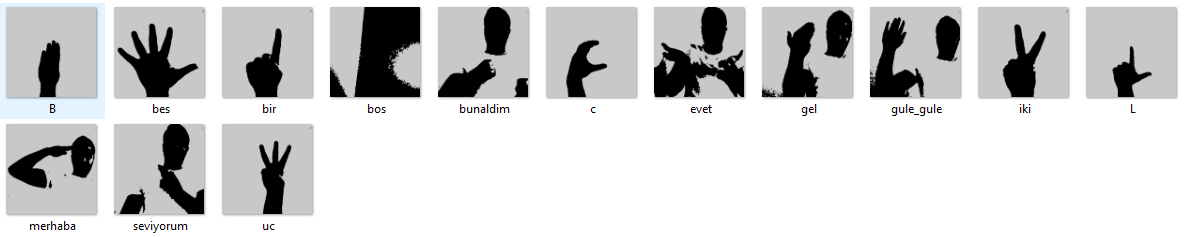
#> input picture image.png, 1190 x 237 px, given in place of yumruk.jpg, which was not available
$ python proje.py
#> lines starting #> are read from the running program, lines starting #| are printed output that depends on the picture; after the words box and inside, x2 and y2 are one past the last pixel; in counts of white or black regions, pixels touching at a corner belong together; pictures that were not available may be replaced by others from this repository, and a replacement may not be noted
import cv2
import numpy as np
import os
import time

Kamera=cv2.VideoCapture(0)

def ResimFarkBul(Resim1,Resim2):
    Resim2=cv2.resize(Resim2,(Resim1.shape[1],Resim1.shape[0]))
    fark_resim=cv2.absdiff(Resim1,Resim2)
    fark_sayı=cv2.countNonZero(fark_resim)
    return fark_sayı
veri_resmi=cv2.imread("kaydet/"+"yumruk.jpg",0)
#> veri_resmi: shape (237, 1190); min 0, max 255, mean 209.3


#burada klasordekı resımlerı ve resimlerin isimlerini çekıyoruz
def veriyükle():
    veri_isimler=[]
    veri_resimler=[]
    dosyalar=os.listdir("kaydet/")
    for dosya in dosyalar:
        veri_isimler.append(dosya.replace(".jpg",""))# .jpglerini siliyorum ve isimler dizime atıyorum
        veri_resimler.append(cv2.imread("kaydet/"+dosya,0))
    return veri_isimler,veri_resimler


#klasordekı resımler ıle kameradakı hareketı karsılastırıp en az farkı olanı bulup ekrana o hangı resimse ismini basıyoruz
def sınıflandır(resim,veri_isimler,veri_resimler):

    min_ındex=0
    min_değer=ResimFarkBul(resim,veri_resimler[0])
    for t in range(len(veri_isimler)):
        fark_değer=ResimFarkBul(resim,veri_resimler[t])
        if(fark_değer<min_değer):
            min_değer=fark_değer
            min_ındex=t
    return veri_isimler[min_ındex]


veri_isimgeldi,veri_resimgeldi=veriyükle()
#> veri_isimgeldi = ['image.png']; veri_resimgeldi = 1 item

#dögü ile çerceveyi alıp ekrana yerlestircez
while True:
    tf,Kare=Kamera.read()
#> Kare is the input picture: shape (237, 1190, 3); mean B, G, R 209.6, 209.4, 209.2
    kesilmiş_kare=Kare[0:350,0:350]
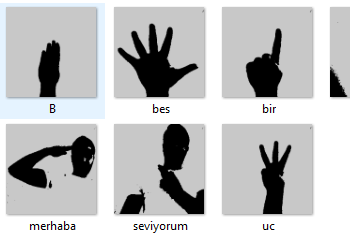
#> kesilmiş_kare: shape (237, 350, 3); mean B, G, R 193.5, 192.9, 192.2


    #gelen resmı threshold bu ne demek = eşik değeridir griye cevrılmıs resmı siyah beyaz halıne çeviriyo ,buda cismi bulmamızda aşırı kolaylık sağlıyo
    gray=cv2.cvtColor(kesilmiş_kare,cv2.COLOR_BGR2GRAY)
    tr,thresh1=cv2.threshold(gray,100,200,cv2.THRESH_OTSU)
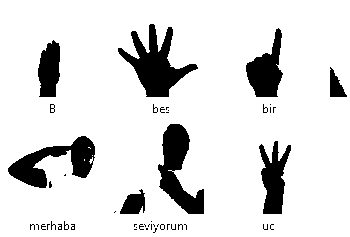
#> thresh1: shape (237, 350); values 0 (black) and 200 (white), 86.7% white; 48 black regions (39 under 20 px)
#> tr = 114
    sonuc=kesilmiş_kare.copy()
    cnts,_=cv2.findContours(thresh1,cv2.RETR_TREE,cv2.CHAIN_APPROX_NONE)
#> cnts = 87 contours, 71 with area under 20; largest, box (x1, y1, x2, y2) and area: (0, 0, 350, 237) 82364, (117, 23, 199, 98) 2520, (157, 123, 205, 215) 2135, (7, 135, 96, 189) 2070, (245, 27, 284, 98) 1480
    max_genislik=0
    max_yukseklık=0
    max_ındex=-1

    for t in range(len(cnts)):
        cnt=cnts[t]
        x,y,w,h =cv2.boundingRect(cnt)
        if(w>max_genislik and h>max_yukseklık):
            max_yukseklık=h
            max_genislik=w
            max_ındex=t
#> this loop made 87 passes
#> (x, y, w, h, max_yukseklık, max_genislik, max_ındex) on pass 1: (0, 0, 350, 237, 237, 350, 0)
#> (x, y, w, h) on passes 2 to 7: (152, 231, 4, 3), (270, 228, 5, 3), (160, 228, 5, 3), (139, 228, 6, 3), (133, 228, 5, 3), (41, 228, 6, 3)
#> after the loop, max_genislik = 350; max_yukseklık = 237; max_ındex = 0
    if(len(cnts)>0):
        x,y,w,h=cv2.boundingRect(cnts[max_ındex])
#> x = 0; y = 0; w = 350; h = 237
        cv2.rectangle(sonuc,(x,y),(x+w,y+h),(0,250,0),2)
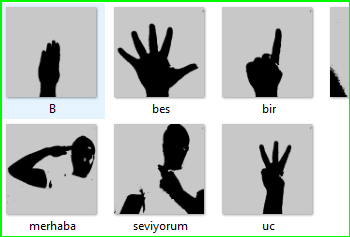
#> sonuc: shape (237, 350, 3); 2.11% of pixels changed, all inside (x1, y1, x2, y2) = (0, 0, 350, 237)
        print(sınıflandır(thresh1,veri_isimgeldi,veri_resimgeldi))
#> in ResimFarkBul, `Resim2=cv2.resize(Resim2,(Resim1.shape[1],Resim1.shape[0]))`:
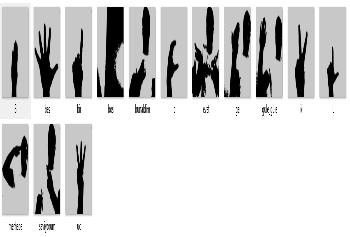
#> Resim2: shape (237, 350); min 0, max 255, mean 209.2
#> in ResimFarkBul, `fark_resim=cv2.absdiff(Resim1,Resim2)`:
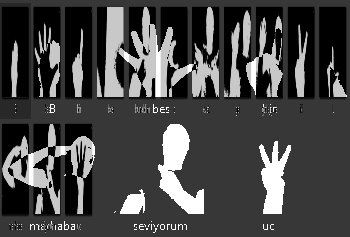
#> fark_resim: shape (237, 350); min 0, max 255, mean 70.3
#> in ResimFarkBul, `fark_sayı=cv2.countNonZero(fark_resim)`: fark_sayı = 62619
#> the loop in sınıflandır, `for t in range(len(veri_isimler)):` made 1 pass
#> (fark_sayı in ResimFarkBul, fark_değer) on pass 1: (62619, 62619)
#> after the loop in sınıflandır, `for t in range(len(veri_isimler)):`: min_ındex = 0
#| image.png


    cv2.imshow("EKRANIMIZZZZZZ",Kare)
    cv2.imshow("kesilenkare",kesilmiş_kare)
    cv2.imshow("FİLTRE",thresh1)
    cv2.imshow("sonuc",sonuc)

    if cv2.waitKey(25) & 0xFF==ord('ç'):
#> (key Esc is pressed here)
        break


Kamera.release()
cv2.destroyAllWindows()
